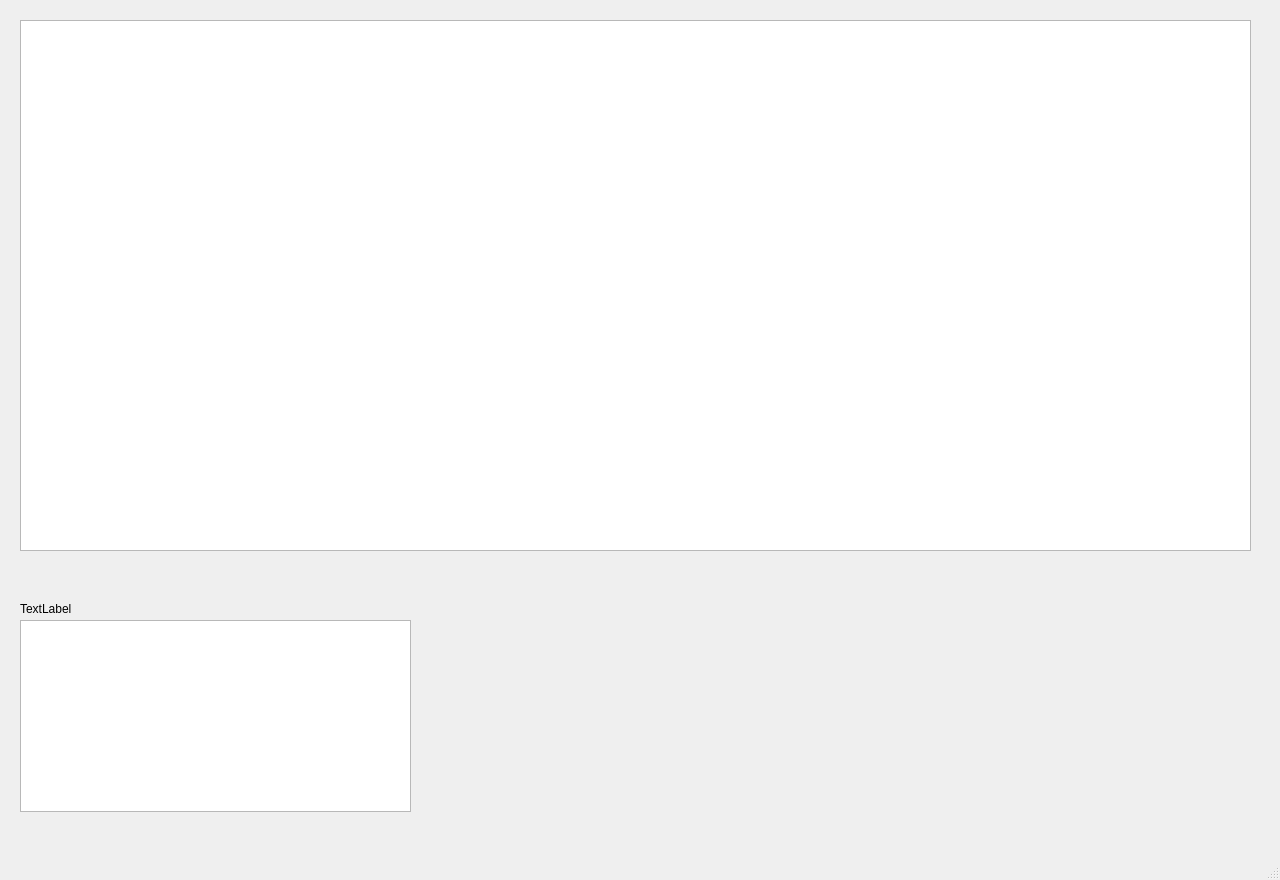
<?xml version="1.0" encoding="UTF-8"?>
<ui version="4.0">
 <class>MainWindow</class>
 <widget class="QMainWindow" name="MainWindow">
  <property name="geometry">
   <rect>
    <x>0</x>
    <y>0</y>
    <width>1280</width>
    <height>880</height>
   </rect>
  </property>
  <property name="windowTitle">
   <string>MainWindow</string>
  </property>
  <widget class="QWidget" name="centralwidget">
   <widget class="QTextBrowser" name="textBrowser">
    <property name="geometry">
     <rect>
      <x>20</x>
      <y>20</y>
      <width>1231</width>
      <height>531</height>
     </rect>
    </property>
   </widget>
   <widget class="QListView" name="listView">
    <property name="geometry">
     <rect>
      <x>20</x>
      <y>620</y>
      <width>391</width>
      <height>192</height>
     </rect>
    </property>
   </widget>
   <widget class="QLabel" name="label">
    <property name="geometry">
     <rect>
      <x>20</x>
      <y>600</y>
      <width>59</width>
      <height>18</height>
     </rect>
    </property>
    <property name="text">
     <string>TextLabel</string>
    </property>
   </widget>
  </widget>
  <widget class="QMenuBar" name="menubar">
   <property name="geometry">
    <rect>
     <x>0</x>
     <y>0</y>
     <width>1280</width>
     <height>30</height>
    </rect>
   </property>
  </widget>
  <widget class="QStatusBar" name="statusbar"/>
 </widget>
 <resources/>
 <connections/>
</ui>
